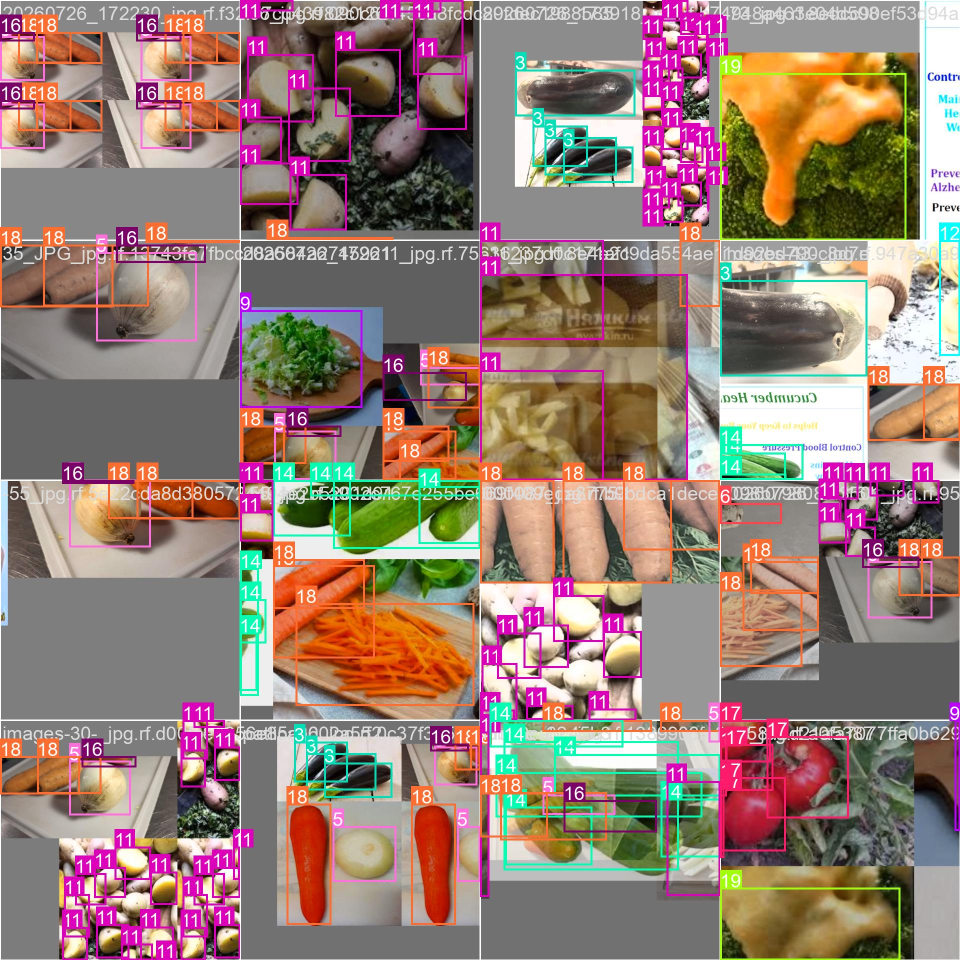
#> input picture runs/freshvision-10/train_batch0.jpg, 1920 x 1920 px (shown at 1/2 size)
$ python -i real_detector.py   (imports and definitions only)
#> lines starting #> are read from the running program, lines starting #| are printed output that depends on the picture
#> further down, picture is the input picture: shape (1920, 1920, 3); mean B, G, R 116.5, 125.9, 148.9
import io
import cv2
import numpy as np
from PIL import Image, ImageOps
from ultralytics import YOLO

from app.config import MODEL_PATH


class ImagePreprocessor:

    def __init__(self, clahe_clip: float = 1.2, clahe_grid=(8, 8), max_dim: int = 1024):
        self.clahe = cv2.createCLAHE(clipLimit=clahe_clip, tileGridSize=clahe_grid)
        self.max_dim = max_dim

    # resize de imagen max 1024, mejor manejo de la imagen y de igual manera en yolo se reduce a 640
    def resize(self, img: np.ndarray) -> np.ndarray:
        h, w = img.shape[:2]
#> h = 1920; w = 1920
        scale = self.max_dim / max(h, w)
#> scale = 0.533
        if scale < 1:
            img = cv2.resize(img, (int(w * scale), int(h * scale)), interpolation=cv2.INTER_AREA)
        return img

    # filtro bilateral (reduccion de ruido sin perder bordes )
    def denoise(self, img: np.ndarray) -> np.ndarray:
        return cv2.bilateralFilter(img, d=7, sigmaColor=50, sigmaSpace=50)

    # ecualizacion de histograma (mantiene contraste pero evita saturacion de colores)
    def enhance_contrast(self, img: np.ndarray) -> np.ndarray:
        ycrcb = cv2.cvtColor(img, cv2.COLOR_BGR2YCrCb)
#> ycrcb: shape (1024, 1024, 3); mean of channels 0, 1, 2 131.7, 140.3, 119.4
        y, cr, cb = cv2.split(ycrcb)
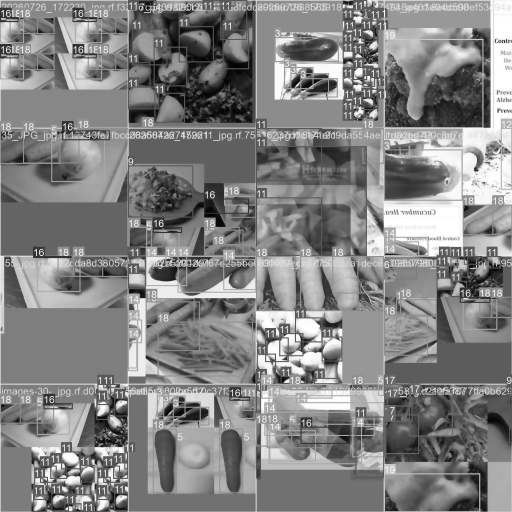
#> y: shape (1024, 1024) (shown at 1/2 size); min 0, max 255, mean 131.7
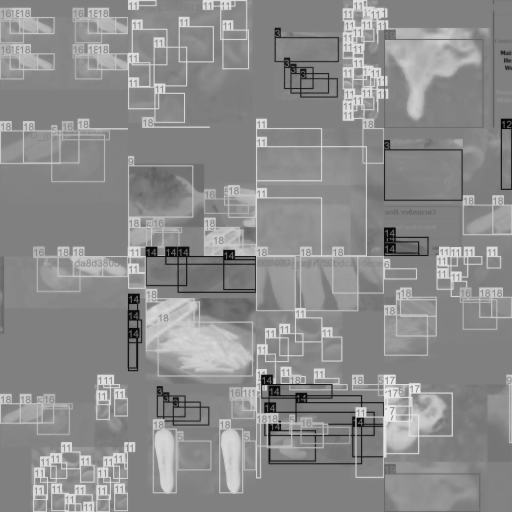
#> cr: shape (1024, 1024) (shown at 1/2 size); min 3, max 235, mean 140.3
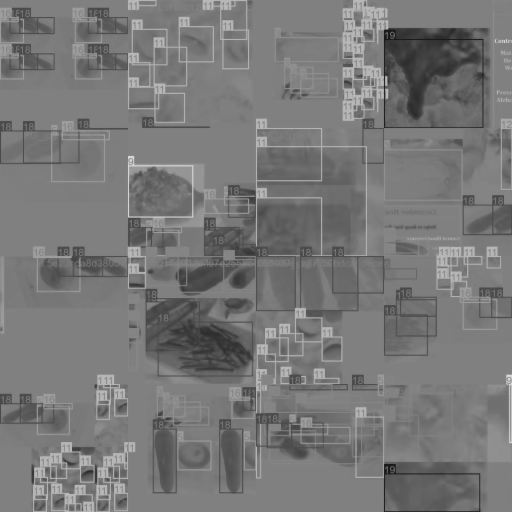
#> cb: shape (1024, 1024) (shown at 1/2 size); min 23, max 221, mean 119.4
        y = self.clahe.apply(y)
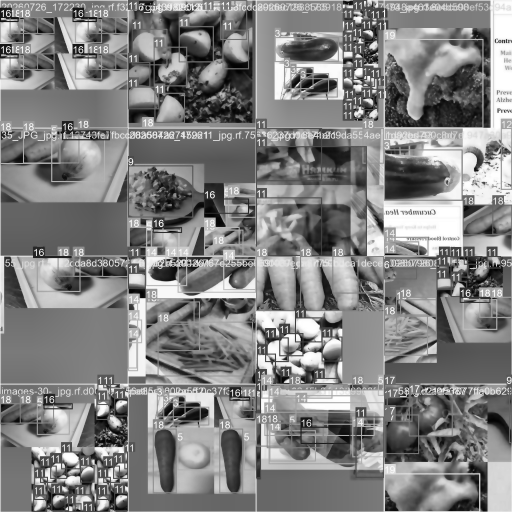
#> y: shape (1024, 1024) (shown at 1/2 size); min 0, max 255, mean 130.7
        ycrcb = cv2.merge((y, cr, cb))
#> ycrcb: shape (1024, 1024, 3); mean of channels 0, 1, 2 130.7, 140.3, 119.4
        return cv2.cvtColor(ycrcb, cv2.COLOR_YCrCb2BGR)
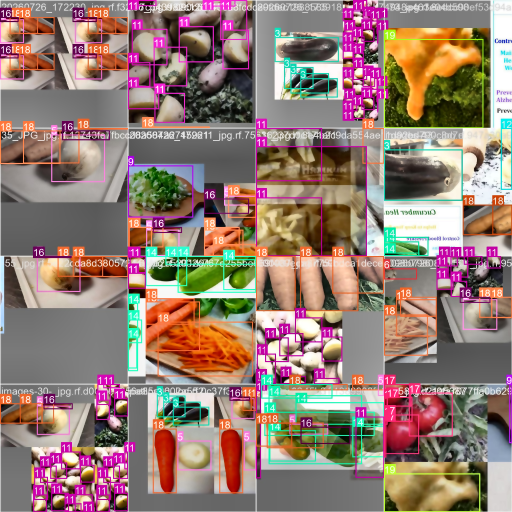
#> returned value: shape (1024, 1024, 3) (shown at 1/2 size); mean B, G, R 115.9, 125.1, 147.7

    # mejora de nitidez (aumenta el contraste de los bordes, mejor para hojas y detalles finos)
    def sharpen(self, img: np.ndarray) -> np.ndarray:
        blur = cv2.GaussianBlur(img, (0, 0), sigmaX=3)
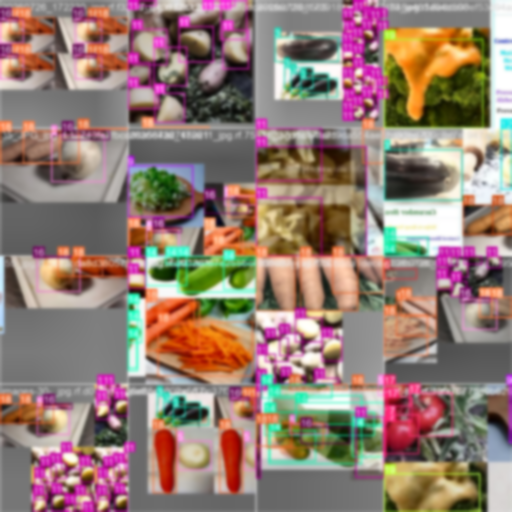
#> blur: shape (1024, 1024, 3) (shown at 1/2 size); mean B, G, R 115.8, 124.9, 147.6
        return cv2.addWeighted(img, 1.5, blur, -0.5, 0)
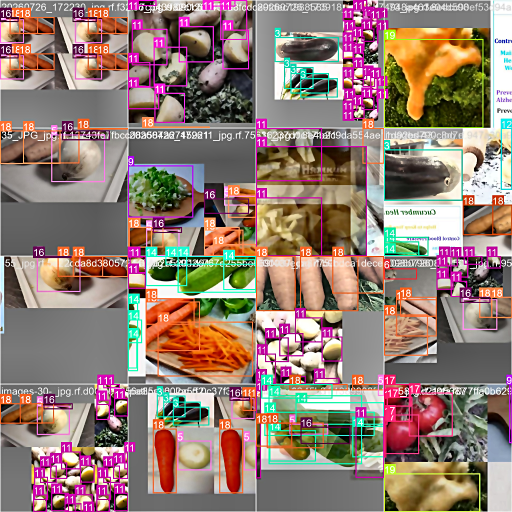
#> returned value: shape (1024, 1024, 3) (shown at 1/2 size); mean of channels 0, 1, 2 115.9, 125.3, 147; drawn as B, G, R


    def process(self, img: np.ndarray):
        img = self.resize(img)
        img = self.denoise(img)
        img = self.enhance_contrast(img)
        img = self.sharpen(img)

        return img


class RealDetector:
    # [43 lines left out: functions __init__, predict, not called in this run]

>>> import cv2
>>> picture = cv2.imread('../../runs/freshvision-10/train_batch0.jpg')
>>> result = ImagePreprocessor().process(picture)

$ run again, on runs/freshvision-10/train_batch2.jpg
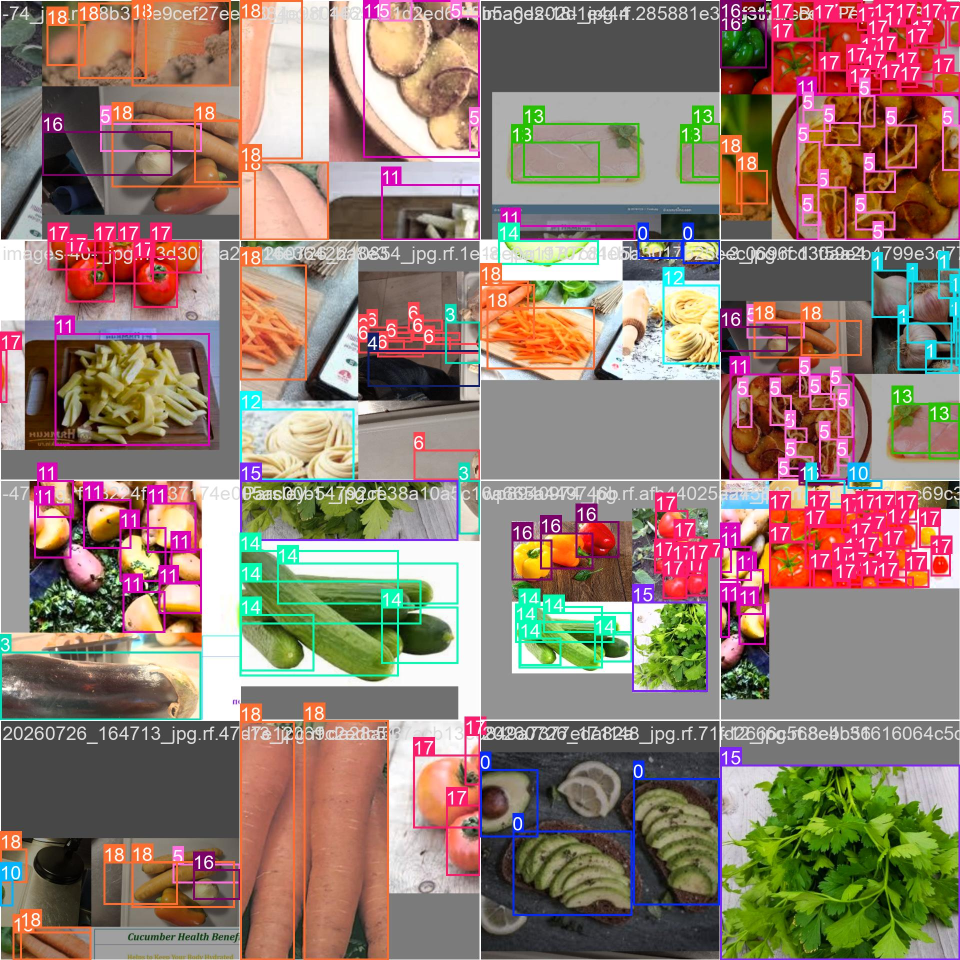
#> input picture runs/freshvision-10/train_batch2.jpg, 1920 x 1920 px (shown at 1/2 size)
#> picture is the input picture: shape (1920, 1920, 3); mean B, G, R 113.2, 125, 146.5
#> in enhance_contrast, `y = self.clahe.apply(y)`:
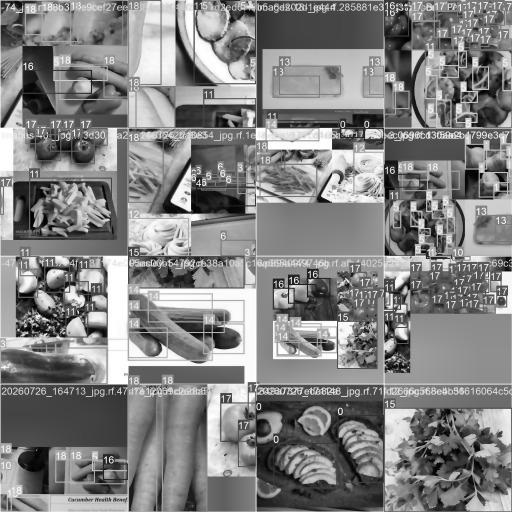
#> y: shape (1024, 1024) (shown at 1/2 size); min 1, max 255, mean 130.7
#> in sharpen, `return cv2.addWeighted(img, 1.5, blur, -0.5, 0)`:
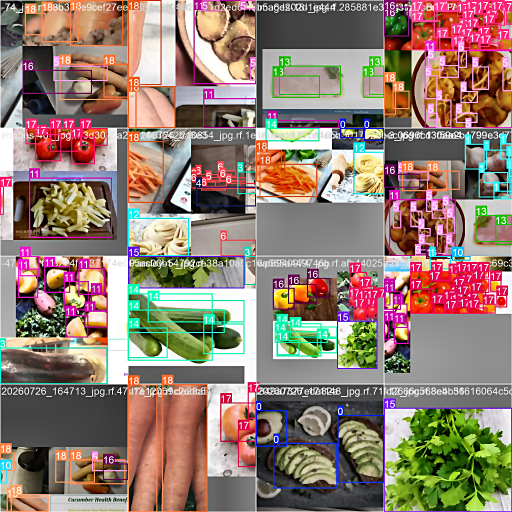
#> returned value: shape (1024, 1024, 3) (shown at 1/2 size); mean of channels 0, 1, 2 113.8, 125.5, 146; drawn as B, G, R

$ run again, on runs/freshvision-10/val_batch0_pred.jpg
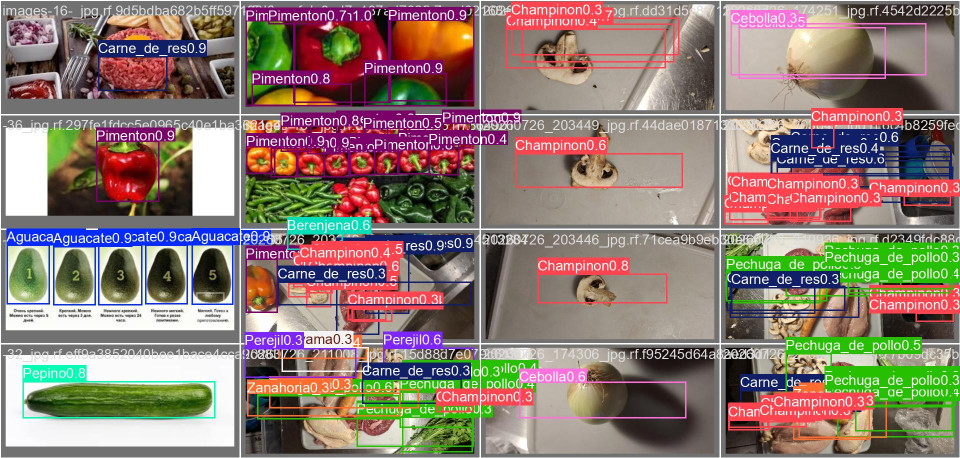
#> input picture runs/freshvision-10/val_batch0_pred.jpg, 1920 x 916 px (shown at 1/2 size)
#> picture is the input picture: shape (916, 1920, 3); mean B, G, R 114.6, 123.2, 140.8
#> in sharpen, `return cv2.addWeighted(img, 1.5, blur, -0.5, 0)`:
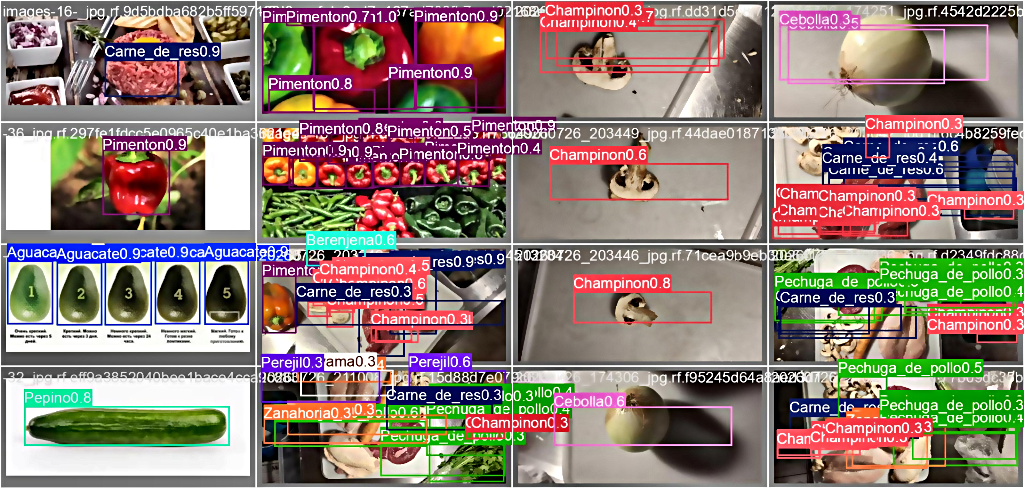
#> returned value: shape (488, 1024, 3); mean of channels 0, 1, 2 116, 124.2, 141; drawn as B, G, R
